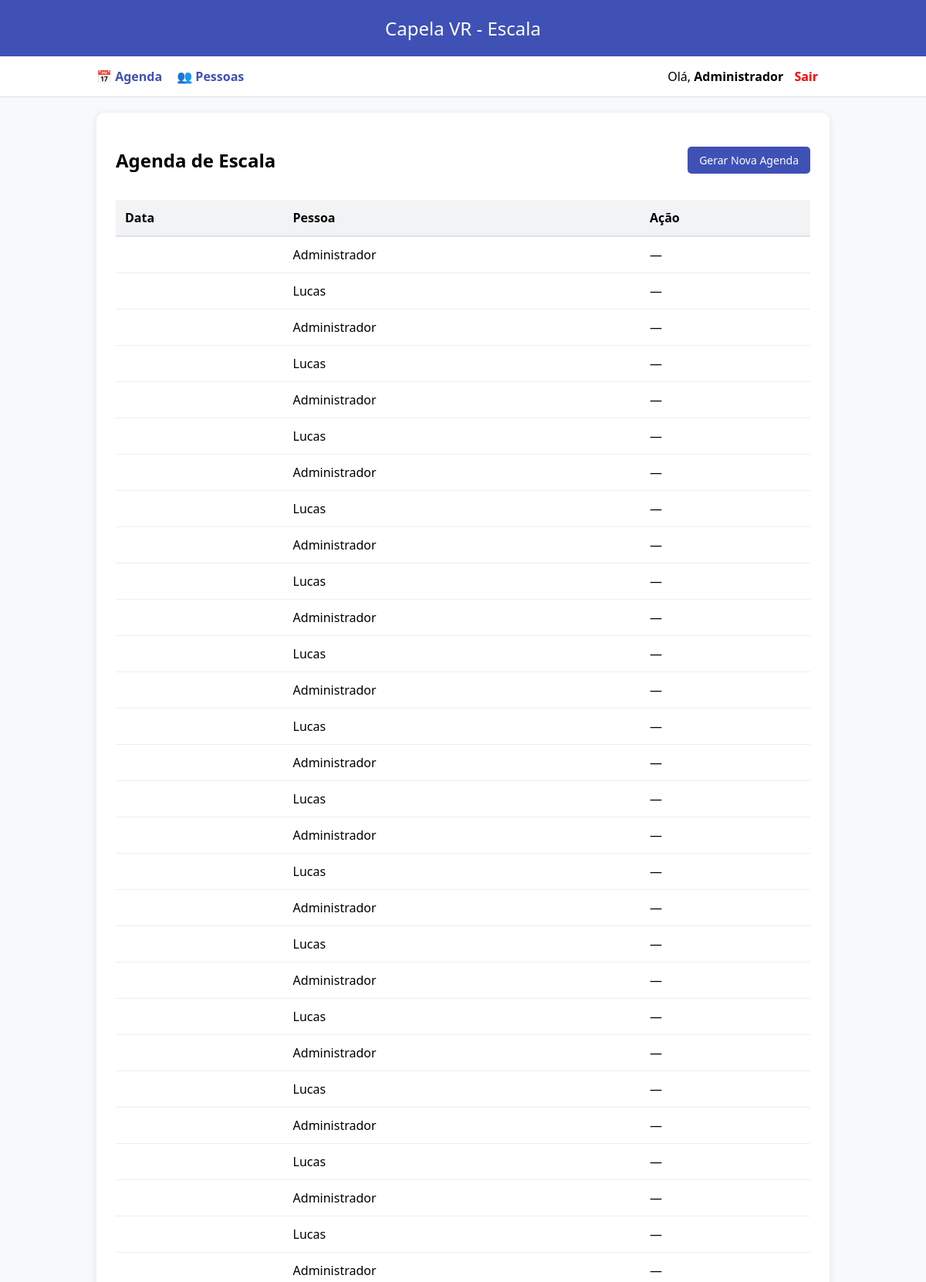
Screenshot of / (signed in, upper part) with the database file from the repository.
### tables this page shows
CREATE TABLE pessoas (
            id INTEGER PRIMARY KEY AUTOINCREMENT,
            nome TEXT NOT NULL,
            login TEXT UNIQUE,
            senha TEXT DEFAULT '1234',
            role TEXT DEFAULT 'user',
            primeiro_login INTEGER DEFAULT 1,
            ordem INTEGER NOT NULL,
            ativo INTEGER DEFAULT 1
        );

CREATE TABLE agenda (
            id INTEGER PRIMARY KEY AUTOINCREMENT, 
            data DATE NOT NULL, 
            pessoa_id INTEGER NOT NULL,
            status TEXT DEFAULT 'pendente'
        );

### app.py (the view)
@app.route("/")
def agenda():
    hoje_dt = date.today()
    hoje_str = hoje_dt.strftime("%Y-%m-%d")
    dias_faltando = None
    proxima_data_obj = None
    status_hoje = 'pendente'
    with get_db() as db:
        c = db.cursor()
        c.execute("""
            SELECT agenda.*, pessoas.nome,
            strftime('%d/%m/%Y', agenda.data) AS data_recebeu,
            strftime('%d/%m/%Y', date(agenda.data, '+1 day')) AS data_entrega
            FROM agenda
            JOIN pessoas ON pessoas.id = agenda.pessoa_id
            ORDER BY agenda.data
        """)
        dados = c.fetchall()
        if session.get('user_id'):
            c.execute("""
                SELECT data, status FROM agenda
                WHERE pessoa_id = ? AND data >= ?
                ORDER BY data ASC LIMIT 1
            """, (session['user_id'], hoje_str))
            res = c.fetchone()
            if res:
                proxima_data_obj = datetime.strptime(res['data'], "%Y-%m-%d").date()
                dias_faltando = (proxima_data_obj - hoje_dt).days
                status_hoje = res['status']
    return render_template("agenda.html",
                           agenda=dados,
                           hoje=hoje_str,
                           dias_faltando=dias_faltando,
                           proxima_data=proxima_data_obj,
                           status_hoje=status_hoje)

### app.py (called while the page is built)
def get_db():
    conn = sqlite3.connect(DB_NAME, timeout=10)
    conn.row_factory = sqlite3.Row
    return conn

### templates/agenda.html
{% extends "base.html" %}
{% block content %}
<div style="display: flex; justify-content: space-between; align-items: center;">
    <h2>Agenda de Escala</h2>
    {% if session['role'] == 'admin' %}
    <a href="/gerar" class="btn btn-primary">Gerar Nova Agenda</a>
    {% endif %}
</div>
<table>
    <tr>
        <th>Data</th>
        <th>Pessoa</th>
        <th>Ação</th>
    </tr>
    {% for a in agenda %}
    <tr {% if a['data'] == hoje %} style="background: #fff9c4;" {% endif %}>
        <td>{{ a['data_br'] }}</td>
        <td>{{ a['nome'] }}</td>
        <td>
            {% if a['data'] == hoje and session['role'] == 'admin' %}
            <form method="post" action="/atrasar">
                <input type="number" name="dias" value="1" min="1" style="width: 40px;">
                <button type="submit">Atrasar</button>
            </form>
            {% else %} — {% endif %}
        </td>
    </tr>
    {% endfor %}
</table>
{% endblock %}

### templates/base.html (shortened to what this page needs)
<!DOCTYPE html>
<html>
<head>
    <link rel="stylesheet" href="{{ url_for('static', filename='style.css') }}">
</head>
<body>
    <header>Capela VR - Escala</header>
    <nav>
        <div style="display: flex; justify-content: space-between; max-width: 950px; margin: auto;">
            <div>
                <a href="/">📅 Agenda</a>
                {% if session.get('role') == 'admin' %}
                    <a href="/pessoas">👥 Pessoas</a>
                {% endif %}
            </div>
            <div>
                {% if session.get('nome') %}
                    <span>Olá, <b>{{ session['nome']|capitalize }}</b></span>
                    <a href="/logout" style="color: red; margin-left: 10px;">Sair</a>
                {% else %}
                    <a href="/login">Entrar</a>
                {% endif %}
            </div>
        </div>
    </nav>
    <div class="container">
        {% block content %}{% endblock %}
    </div>
</body>
</html>

### static/style.css (style rules this page uses)
body { font-family: 'Segoe UI', sans-serif; background: #f8f9fa; margin: 0; padding: 0; }
header { background: #3f51b5; color: white; padding: 20px; text-align: center; font-size: 24px; }
nav { background: white; padding: 15px; border-bottom: 1px solid #ddd; margin-bottom: 20px; }
nav a { margin-right: 15px; text-decoration: none; color: #3f51b5; font-weight: bold; }
.container { max-width: 900px; margin: auto; background: white; padding: 25px; border-radius: 10px; box-shadow: 0 2px 10px rgba(0,0,0,0.1); }
table { width: 100%; border-collapse: collapse; margin-top: 15px; }
th { background: #f1f3f5; padding: 12px; text-align: left; border-bottom: 2px solid #dee2e6; }
td { padding: 12px; border-bottom: 1px solid #eee; }
.btn { padding: 8px 15px; border-radius: 5px; border: none; cursor: pointer; text-decoration: none; font-size: 14px; }
.btn-primary { background: #3f51b5; color: white; }

### rows the page displays
pessoas: nome "Administrador"
agenda: nome "Administrador"
agenda: nome "Lucas"
agenda: nome "Administrador"
agenda: nome "Lucas"
agenda: nome "Administrador"
agenda: nome "Lucas"
agenda: nome "Administrador"
agenda: nome "Lucas"
agenda: nome "Administrador"
agenda: nome "Lucas"
agenda: nome "Administrador"
agenda: nome "Lucas"
agenda: nome "Administrador"
agenda: nome "Lucas"
agenda: nome "Administrador"
agenda: nome "Lucas"
agenda: nome "Administrador"
agenda: nome "Lucas"
agenda: nome "Administrador"
agenda: nome "Lucas"
agenda: nome "Administrador"
agenda: nome "Lucas"
agenda: nome "Administrador"
agenda: nome "Lucas"
agenda: nome "Administrador"
agenda: nome "Lucas"
agenda: nome "Administrador"
agenda: nome "Lucas"
agenda: nome "Administrador"
